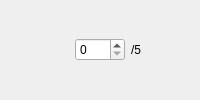
         <widget class="QWidget" name="widget_18" native="true">
          <layout class="QHBoxLayout" name="horizontalLayout_18">
           <property name="leftMargin">
            <number>0</number>
           </property>
           <property name="topMargin">
            <number>0</number>
           </property>
           <property name="rightMargin">
            <number>0</number>
           </property>
           <property name="bottomMargin">
            <number>0</number>
           </property>
           <item>
            <widget class="QLabel" name="label_18">
             <property name="maximumSize">
              <size>
               <width>75</width>
               <height>75</height>
              </size>
             </property>
             <property name="toolTip">
              <string>#6D5BAE_#F785C9</string>
             </property>
             <property name="text">
              <string/>
             </property>
             <property name="pixmap">
              <pixmap resource="resource.qrc">:/pairs/pairs/#6D5BAE_#F785C9.png</pixmap>
             </property>
             <property name="scaledContents">
              <bool>true</bool>
             </property>
            </widget>
           </item>
           <item>
            <widget class="QSpinBox" name="spinBox_18">
             <property name="maximumSize">
              <size>
               <width>50</width>
               <height>16777215</height>
              </size>
             </property>
             <property name="minimum">
              <number>0</number>
             </property>
             <property name="maximum">
              <number>5</number>
             </property>
            </widget>
           </item>
           <item>
            <widget class="QLabel" name="label_18_2">
             <property name="text">
              <string>/5</string>
             </property>
            </widget>
           </item>
          </layout>
         </widget>
